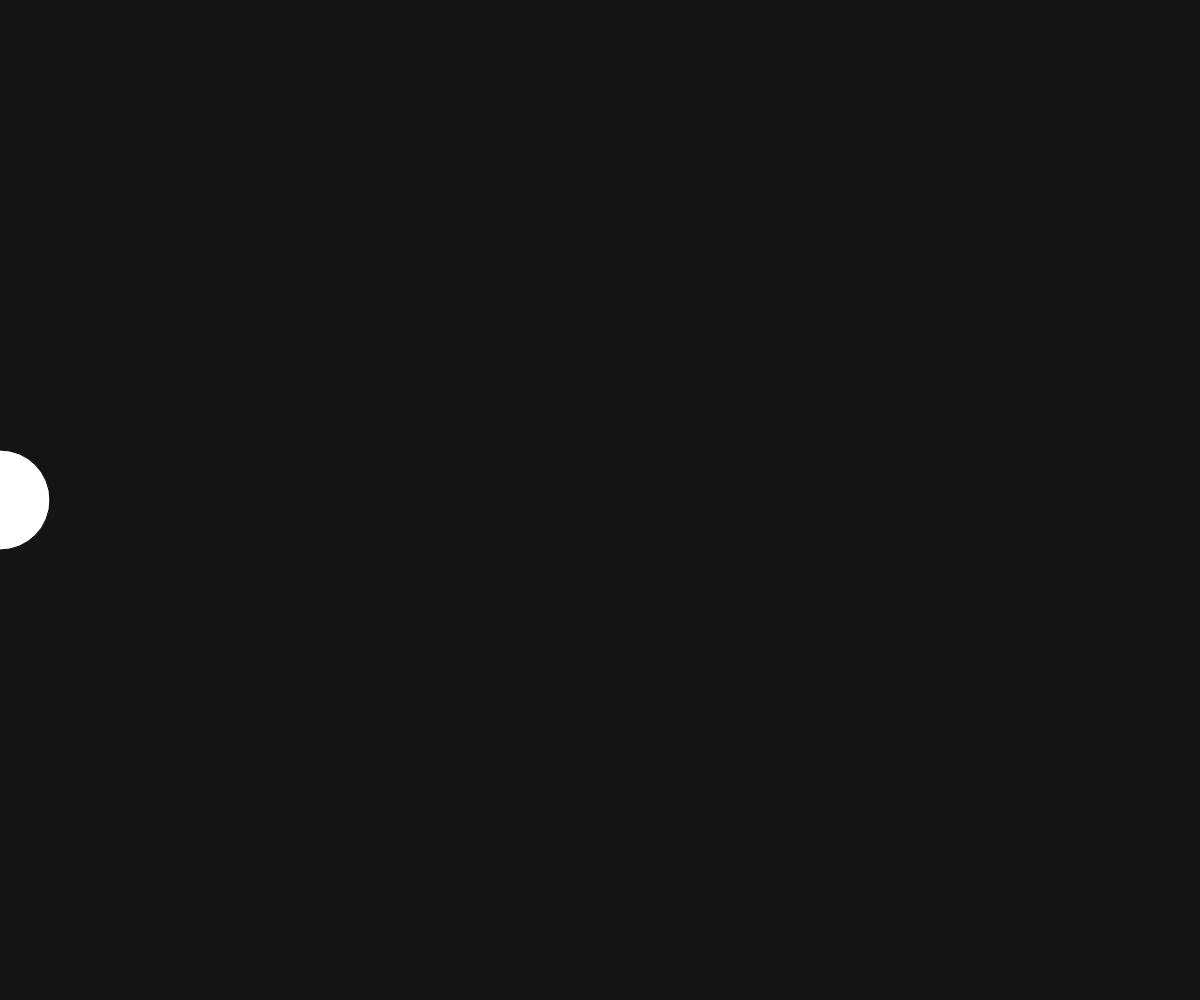
Frame 1 (no input)
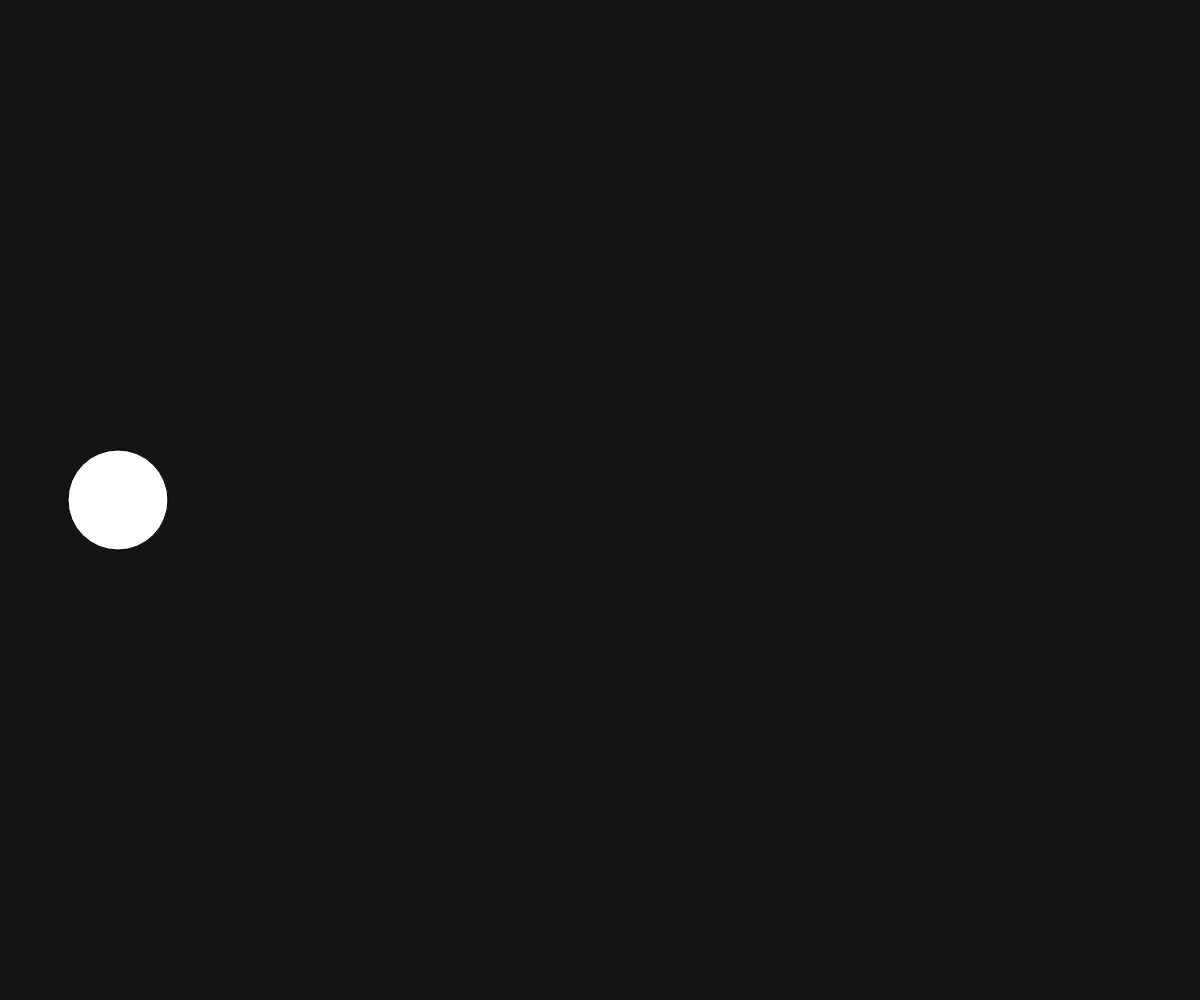
Frame 60 (no input)
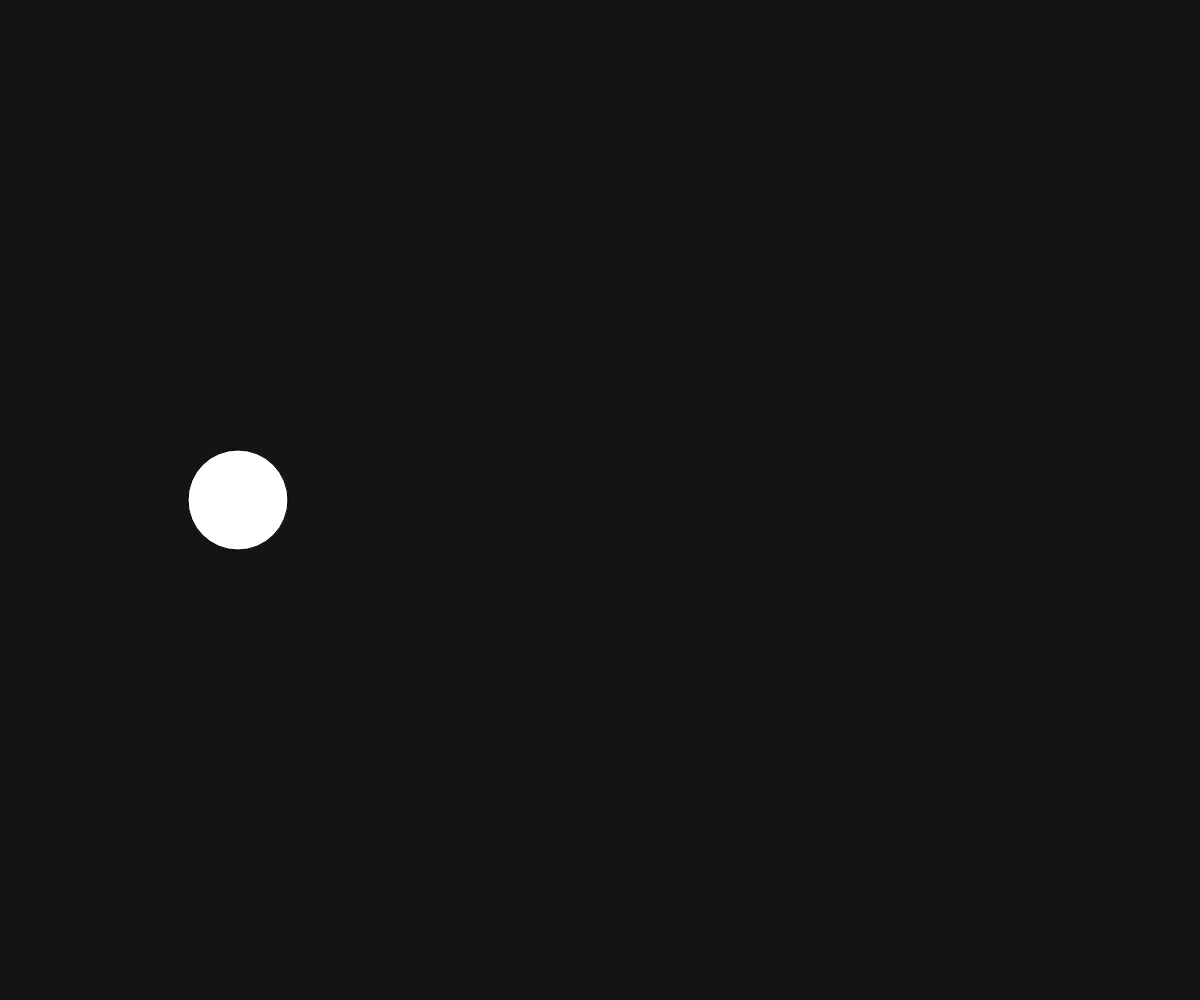
Frame 120 (the mouse pressed at the canvas centre since frame 60)

The p5.js sketch that drew these frames (run headless with seeded random() and noise() and a simulated clock; from frame 60 on, the mouse is pressed at the canvas centre):

// p5.js sketch
// ── sketch.js
let xpos;

function setup() {
  createCanvas(windowWidth, windowHeight);

  // initial condition
  xpos = 0;
}

function draw() {
  background(20);

  // draw stuff with variable xpos
  ellipse(xpos, height / 2, 100);

  // update xpos
  xpos += 2;

  // check if need to reset x
  if (xpos > width) {
    xpos = 0;
  }
}
